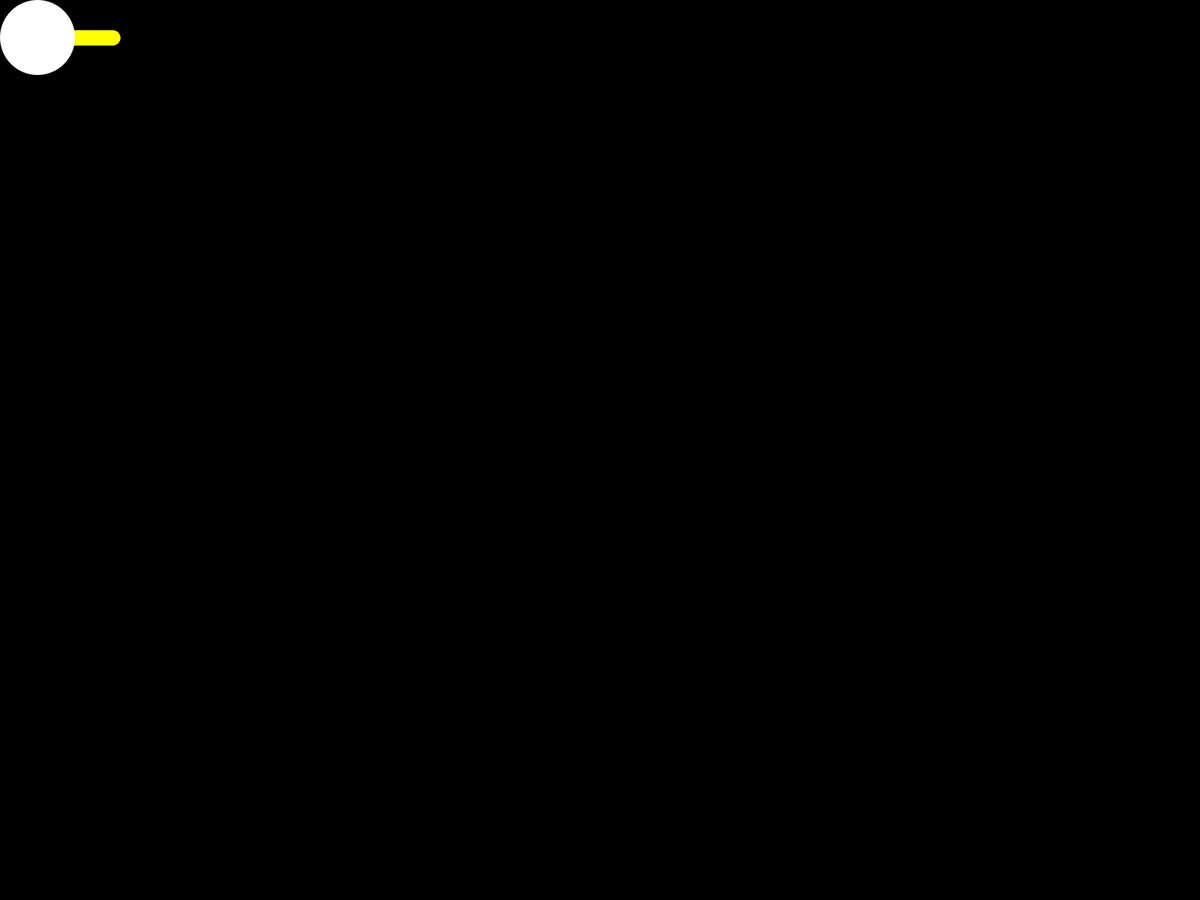
Frame 1 (no input)
Frame 60 (the mouse pressed at the canvas centre just before this capture): identical to frame 1, image omitted
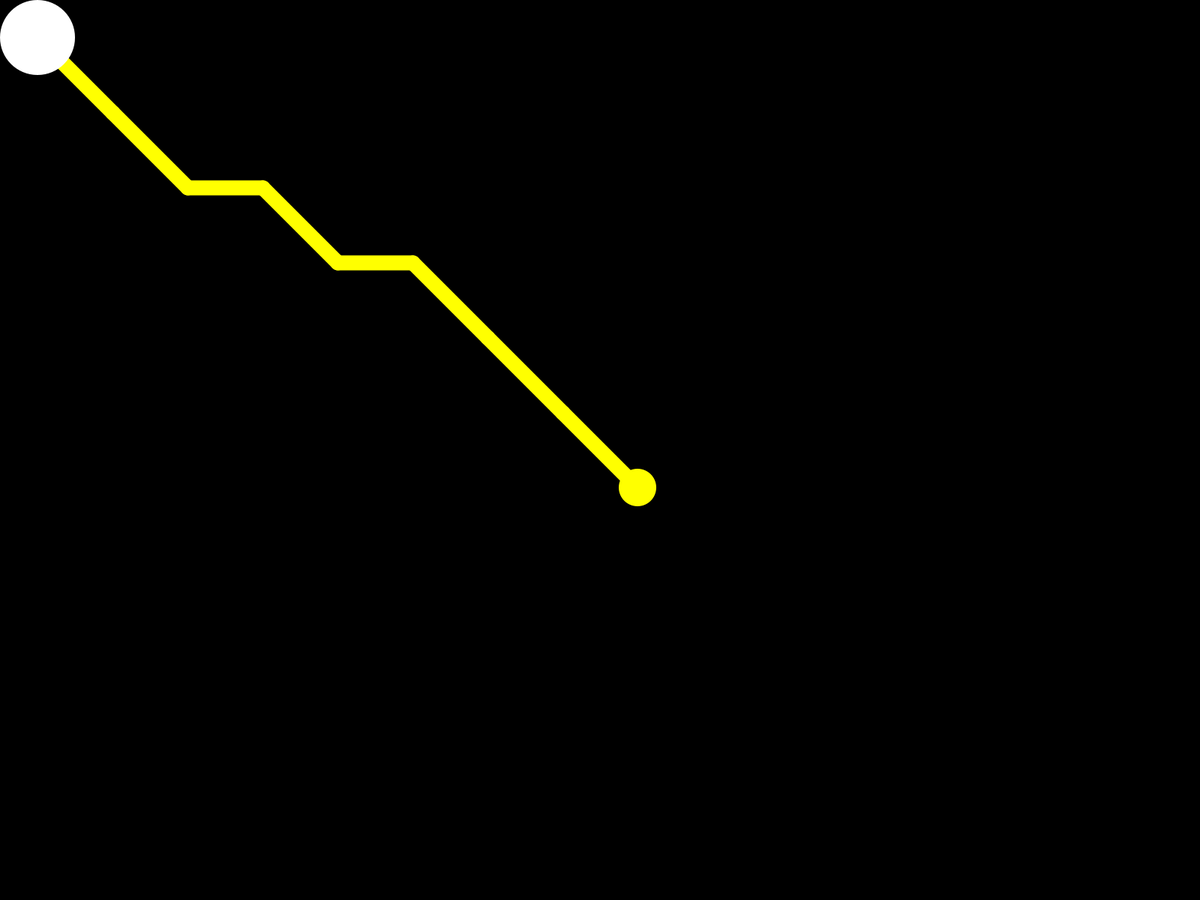
Frame 120 (the mouse held since frame 60 and released just before this capture)

The Processing sketch that drew these frames (run headless with seeded random() and noise(); from frame 60 on, the mouse is pressed at the canvas centre):

// Processing sketch: PathFinder
// ── PathFinder.pde
import java.util.*;

final int BLOCK_SIZE = 100;

Player player;
Node followPath;
void setup() {
  fullScreen();
  player = new Player(BLOCK_SIZE / 2, BLOCK_SIZE / 2);
  followPath = null;
}
void draw() {
  background(0);
  player.update();
  renderMap();
  player.render();
}
void renderMap() {
  noStroke();
  for (int i=0; i<tilemap.length; i++) {
    for (int j=0; j<tilemap[i].length; j++) {
      if (tilemap[i][j] == 1) {
        fill(255, 0, 255);
        rect(j * BLOCK_SIZE, i * BLOCK_SIZE, BLOCK_SIZE, BLOCK_SIZE);
      }
    }
  }
  int mouseXIndex = int(mouseX / BLOCK_SIZE);
  int mouseYIndex = int(mouseY / BLOCK_SIZE);
  int playerXIndex = int(player.position.x / BLOCK_SIZE);
  int playerYIndex = int(player.position.y / BLOCK_SIZE);
  IntPair start = new IntPair(playerXIndex, playerYIndex);
  IntPair stop = new IntPair(mouseXIndex, mouseYIndex);
  Node path = Astar(start, stop);
  followPath = path;

  Node current = path;
  while (current != null) {
    IntPair currentLocation = current.location;
    current = current.parent;
    if (current != null) {
      strokeWeight(20);
      stroke(255, 255, 0);
      line(currentLocation.first * BLOCK_SIZE + BLOCK_SIZE / 2, currentLocation.second * BLOCK_SIZE + BLOCK_SIZE / 2,
      current.location.first * BLOCK_SIZE + BLOCK_SIZE / 2, current.location.second * BLOCK_SIZE + BLOCK_SIZE / 2);
    } else {
      noStroke();
      fill(255, 255, 0);
      ellipse(currentLocation.first * BLOCK_SIZE + BLOCK_SIZE / 2, currentLocation.second * BLOCK_SIZE + BLOCK_SIZE / 2, BLOCK_SIZE / 2, BLOCK_SIZE / 2);
    }
  }
}
void mousePressed() {
  if (mouseButton == 39) {//right
    int mouseXIndex = int(mouseX / BLOCK_SIZE);
    int mouseYIndex = int(mouseY / BLOCK_SIZE);
    if (mouseXIndex > -1 && mouseXIndex < tilemap[0].length && mouseYIndex > -1 && mouseYIndex < tilemap.length) {
      tilemap[mouseYIndex][mouseXIndex] = 1;
    }
  }
  if (mouseButton == 37) {//left
    player.follow(followPath);
  }
}

// ── Astar.pde
Node Astar(IntPair start, IntPair stop) {
  
  ArrayList<Node> open_list = new ArrayList<Node>();
  HashMap<Integer, Node> closed_list = new HashMap<Integer, Node>();
  HashMap<Integer, Node> open_set = new HashMap<Integer, Node>();
  //create the start node
  float heuristic = dist(start.first, start.second, stop.first, stop.second);
	Node beginNode = new Node(start.first, start.second, 0, heuristic, null);
  open_list.add(beginNode);
  open_set.put(start.second * tilemap[0].length + start.first, beginNode);
  
  Node result = AstarRun(open_list, closed_list, open_set, stop);
  //reverse linked list
  Node previous = null;
  Node current = result;
  while(current != null) {
    Node next = current.parent;
    current.parent = previous;
    previous = current;
    current = next;
  }
  return previous;
}
Node AstarRun(ArrayList<Node> open_list, HashMap<Integer, Node> closed_list, HashMap<Integer, Node> open_set, IntPair goal) {
  if(open_list.size() == 0) {
    return null;
  }
	//find the smallest node in open list
  Node chosen_node = null;
  int chosen_index = -1;
  for(int i=0;i<open_list.size();i++) {
    if(chosen_node == null) {
      chosen_node = open_list.get(i);
      chosen_index = i;
      continue;
    }
    if(chosen_node.gcost > open_list.get(i).gcost) {
      chosen_node = open_list.get(i);
      chosen_index = i;
    }
  }
	//store in closed list
  open_list.remove(chosen_index);
  open_set.remove(chosen_index);
  closed_list.put(chosen_node.location.second * tilemap[0].length + chosen_node.location.first, chosen_node);

	//get neighbors
  IntPair[] neighbors = getNeighbors(chosen_node.location);
  
	//check if equal goal
	for(IntPair neighbor : neighbors) {
    if(neighbor != null) {
      if(neighbor.first == goal.first && neighbor.second == goal.second) {
        Node goalNode = new Node(goal.first, goal.second, chosen_node.gcost + getGcost(chosen_node.location, goal), 0, chosen_node);
        return goalNode;
      }
    }
  }

  //process neighbors
  for(IntPair neighbor : neighbors) {
    if(neighbor != null) {
      //create the node
      float new_node_gcost = chosen_node.gcost + getGcost(chosen_node.location, neighbor);
      float new_node_hcost = dist(neighbor.first, neighbor.second, goal.first, goal.second);
      Node new_node = new Node(neighbor.first, neighbor.second, new_node_gcost, new_node_hcost, chosen_node);
      //check for originality
      if(originalityTest(new_node, open_set) && originalityTest(new_node, closed_list)) {
        //add to open list
        open_set.put(neighbor.second * tilemap[0].length + neighbor.first, new_node);
        open_list.add(new_node);
      }
    }
  }

  Node result = AstarRun(open_list, closed_list, open_set, goal);
  return result;
}
boolean originalityTest(Node node, HashMap<Integer, Node> set) {
  int get_key = node.location.second * tilemap[0].length + node.location.first;
  if(set.containsKey(get_key)) {
    Node existingNode = set.get(get_key);
    if(existingNode.gcost > node.gcost) {
      existingNode.gcost = node.gcost;
      existingNode.parent = node.parent;
    }
    return false;
  }
  return true;
}
float getGcost(IntPair parentNode, IntPair thisNode) {
  float a_squared = thisNode.first - parentNode.first;
  float b_squared = thisNode.second - parentNode.second;
  a_squared = abs(a_squared);
  b_squared = abs(b_squared);
  return sqrt(sq(a_squared) + sq(b_squared));
}
IntPair[] getNeighbors(IntPair location) {
  IntPair neighbors[] = new IntPair[8];
  //create neighbors
  neighbors[0] = new IntPair(-1, -1);
  neighbors[1] = new IntPair( 0, -1);
  neighbors[2] = new IntPair( 1, -1);
  neighbors[3] = new IntPair(-1,  0);
  neighbors[4] = new IntPair( 1,  0);
  neighbors[5] = new IntPair(-1, 1);
  neighbors[6] = new IntPair( 0, 1);
  neighbors[7] = new IntPair( 1, 1);
  //set x and y
  for(int i=0;i<neighbors.length;i++) {
    neighbors[i].first += location.first;
    neighbors[i].second += location.second;
    if(neighbors[i].first >= tilemap[0].length || neighbors[i].first < 0 || neighbors[i].second >= tilemap.length || neighbors[i].second < 0) {
      neighbors[i] = null;
    }
  }
  //check if on wall block
  for(int i=0;i<neighbors.length;i++) {
    if(neighbors[i] != null) {
      if(tilemap[neighbors[i].second][neighbors[i].first] == 1) {
        neighbors[i] = null;
      }
    }
  }
  return neighbors;
}

class IntPair {
	int first;
	int second;
	IntPair(int f, int s) {
		first = f;
		second = s;
	}
}
class Node {
	IntPair location;
	float gcost;
	float hcost;
	Node parent;
	Node(int x, int y, float g, float h, Node p) {
		gcost = g;
		hcost = h;
		parent = p;
		location = new IntPair(x, y);
	}
}

// ── Player.pde
class Player {
  PVector position;
  PVector real_position;
  Node path;
  boolean isFinishedMoving = true;
  Player(float x, float y) {
    position = new PVector(x, y);
    real_position = position;
  }
  void update() {
    position.x = lerp(position.x, real_position.x, 0.2);
    position.y = lerp(position.y, real_position.y, 0.2);
    //follow the path
    if (path != null) {
      Node nextNode = path.parent;
      if (nextNode != null) {
        //when the object steps onto the next block, it will update
        if (dist(nextNode.location.first * BLOCK_SIZE + BLOCK_SIZE / 2, nextNode.location.second * BLOCK_SIZE + BLOCK_SIZE / 2, position.x, position.y) < 5) {
          path = path.parent;
        }

        if(path.parent != null) {
          //move in the direction
          PVector direction = new PVector(path.parent.location.first - path.location.first, path.parent.location.second - path.location.second);
          direction.normalize();
          direction.mult(5);
          //position.add(direction);
          real_position.add(direction);
        } else {
          isFinishedMoving = true;
        }
      }
    }
  }
  void render() {
    fill(255);
    ellipse(position.x, position.y, BLOCK_SIZE, BLOCK_SIZE);
  }
  void follow(Node p) {
    //follow
    if(isFinishedMoving) {
      path = p;
      isFinishedMoving = false;
    }
  }
}

// ── tilemap.pde
int tilemap[][] = {
  {0, 0, 0, 0, 0, 0, 0, 0, 0, 0, 0, 0, 0, 0, 0, 0, 0, 0, 0, 0},
  {0, 0, 0, 0, 0, 0, 0, 0, 0, 0, 0, 0, 0, 0, 0, 0, 0, 0, 0, 0},
  {0, 0, 0, 0, 0, 0, 0, 0, 0, 0, 0, 0, 0, 0, 0, 0, 0, 0, 0, 0},
  {0, 0, 0, 0, 0, 0, 0, 0, 0, 0, 0, 0, 0, 0, 0, 0, 0, 0, 0, 0},
  {0, 0, 0, 0, 0, 0, 0, 0, 0, 0, 0, 0, 0, 0, 0, 0, 0, 0, 0, 0},
  {0, 0, 0, 0, 0, 0, 0, 0, 0, 0, 0, 0, 0, 0, 0, 0, 0, 0, 0, 0},
  {0, 0, 0, 0, 0, 0, 0, 0, 0, 0, 0, 0, 0, 0, 0, 0, 0, 0, 0, 0},
  {0, 0, 0, 0, 0, 0, 0, 0, 0, 0, 0, 0, 0, 0, 0, 0, 0, 0, 0, 0},
  {0, 0, 0, 0, 0, 0, 0, 0, 0, 0, 0, 0, 0, 0, 0, 0, 0, 0, 0, 0},
  {0, 0, 0, 0, 0, 0, 0, 0, 0, 0, 0, 0, 0, 0, 0, 0, 0, 0, 0, 0},
  {0, 0, 0, 0, 0, 0, 0, 0, 0, 0, 0, 0, 0, 0, 0, 0, 0, 0, 0, 0},
  {0, 0, 0, 0, 0, 0, 0, 0, 0, 0, 0, 0, 0, 0, 0, 0, 0, 0, 0, 0},
  {0, 0, 0, 0, 0, 0, 0, 0, 0, 0, 0, 0, 0, 0, 0, 0, 0, 0, 0, 0},
  {0, 0, 0, 0, 0, 0, 0, 0, 0, 0, 0, 0, 0, 0, 0, 0, 0, 0, 0, 0},
  {0, 0, 0, 0, 0, 0, 0, 0, 0, 0, 0, 0, 0, 0, 0, 0, 0, 0, 0, 0},
  {0, 0, 0, 0, 0, 0, 0, 0, 0, 0, 0, 0, 0, 0, 0, 0, 0, 0, 0, 0},
  {0, 0, 0, 0, 0, 0, 0, 0, 0, 0, 0, 0, 0, 0, 0, 0, 0, 0, 0, 0},
  {0, 0, 0, 0, 0, 0, 0, 0, 0, 0, 0, 0, 0, 0, 0, 0, 0, 0, 0, 0},
  {0, 0, 0, 0, 0, 0, 0, 0, 0, 0, 0, 0, 0, 0, 0, 0, 0, 0, 0, 0},
  {0, 0, 0, 0, 0, 0, 0, 0, 0, 0, 0, 0, 0, 0, 0, 0, 0, 0, 0, 0},
};
